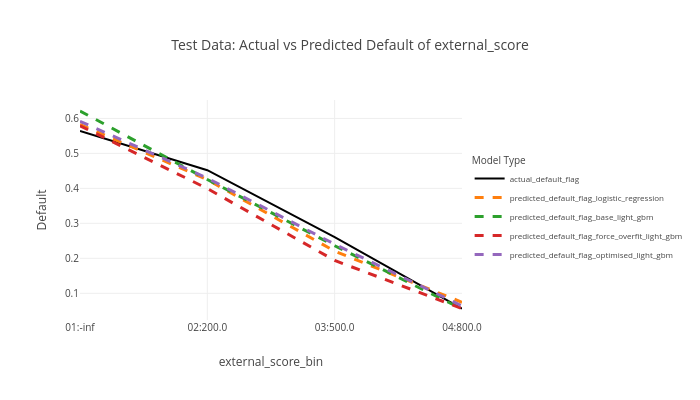

The notebook cell saved with this chart:
### Markdown cell above
<h5>External score</h5>

### Code cell
variables_to_bin_list = ['external_score']

chart_input_df = group_results_by_bins(input_df=test_with_predictions_df, variables_to_bin_list=variables_to_bin_list, qcut_flag=False, cut_bins_dict=features_to_cut_bins_mapping_dict)
plot_results_by_bins(chart_input_df, f'Test Data: Actual vs Predicted Default of {variables_to_bin_list[0]}', variables_to_bin_list)

### Figure 1 — Plotly figure (JSON) as saved in the notebook; plotly's stock layout.template omitted (floating-point values rounded to 4 significant figures)
{"data": [{"hovertemplate": "variable=actual_default_flag<br>external_score_bin=%{x}<br>value=%{y}<extra></extra>", "legendgroup": "actual_default_flag", "line": {"color": "black", "dash": "solid", "width": 2}, "marker": {"symbol": "circle"}, "mode": "lines", "name": "actual_default_flag", "orientation": "v", "showlegend": true, "type": "scatter", "x": ["01:-inf", "02:200.0", "03:500.0", "04:800.0"], "xaxis": "x", "y": [0.5641, 0.4519, 0.2605, 0.0559], "yaxis": "y"}, {"hovertemplate": "variable=predicted_default_flag_logistic_regression<br>external_score_bin=%{x}<br>value=%{y}<extra></extra>", "legendgroup": "predicted_default_flag_logistic_regression", "line": {"color": "#FF7F0E", "dash": "dash", "width": 3}, "marker": {"symbol": "circle"}, "mode": "lines", "name": "predicted_default_flag_logistic_regression", "orientation": "v", "showlegend": true, "type": "scatter", "x": ["01:-inf", "02:200.0", "03:500.0", "04:800.0"], "xaxis": "x", "y": [0.5828, 0.425, 0.2204, 0.07435], "yaxis": "y"}, {"hovertemplate": "variable=predicted_default_flag_base_light_gbm<br>external_score_bin=%{x}<br>value=%{y}<extra></extra>", "legendgroup": "predicted_default_flag_base_light_gbm", "line": {"color": "#2CA02C", "dash": "dash", "width": 3}, "marker": {"symbol": "circle"}, "mode": "lines", "name": "predicted_default_flag_base_light_gbm", "orientation": "v", "showlegend": true, "type": "scatter", "x": ["01:-inf", "02:200.0", "03:500.0", "04:800.0"], "xaxis": "x", "y": [0.6212, 0.4254, 0.236, 0.05508], "yaxis": "y"}, {"hovertemplate": "variable=predicted_default_flag_force_overfit_light_gbm<br>external_score_bin=%{x}<br>value=%{y}<extra></extra>", "legendgroup": "predicted_default_flag_force_overfit_light_gbm", "line": {"color": "#D62728", "dash": "dash", "width": 3}, "marker": {"symbol": "circle"}, "mode": "lines", "name": "predicted_default_flag_force_overfit_light_gbm", "orientation": "v", "showlegend": true, "type": "scatter", "x": ["01:-inf", "02:200.0", "03:500.0", "04:800.0"], "xaxis": "x", "y": [0.579, 0.3994, 0.1939, 0.05631], "yaxis": "y"}, {"hovertemplate": "variable=predicted_default_flag_optimised_light_gbm<br>external_score_bin=%{x}<br>value=%{y}<extra></extra>", "legendgroup": "predicted_default_flag_optimised_light_gbm", "line": {"color": "#9467BD", "dash": "dash", "width": 3}, "marker": {"symbol": "circle"}, "mode": "lines", "name": "predicted_default_flag_optimised_light_gbm", "orientation": "v", "showlegend": true, "type": "scatter", "x": ["01:-inf", "02:200.0", "03:500.0", "04:800.0"], "xaxis": "x", "y": [0.5918, 0.4293, 0.2403, 0.06395], "yaxis": "y"}], "layout": {"autosize": true, "font": {"size": 10}, "height": 400, "legend": {"font": {"size": 8}, "title": {"text": "Model Type"}, "tracegroupgap": 0, "y": 0.5}, "title": {"text": "Test Data: Actual vs Predicted Default of external_score"}, "width": 700, "xaxis": {"anchor": "y", "automargin": true, "domain": [0, 1], "title": {"text": "external_score_bin"}}, "yaxis": {"anchor": "x", "automargin": true, "domain": [0, 1], "showticklabels": true, "title": {"text": "Default"}}}}
